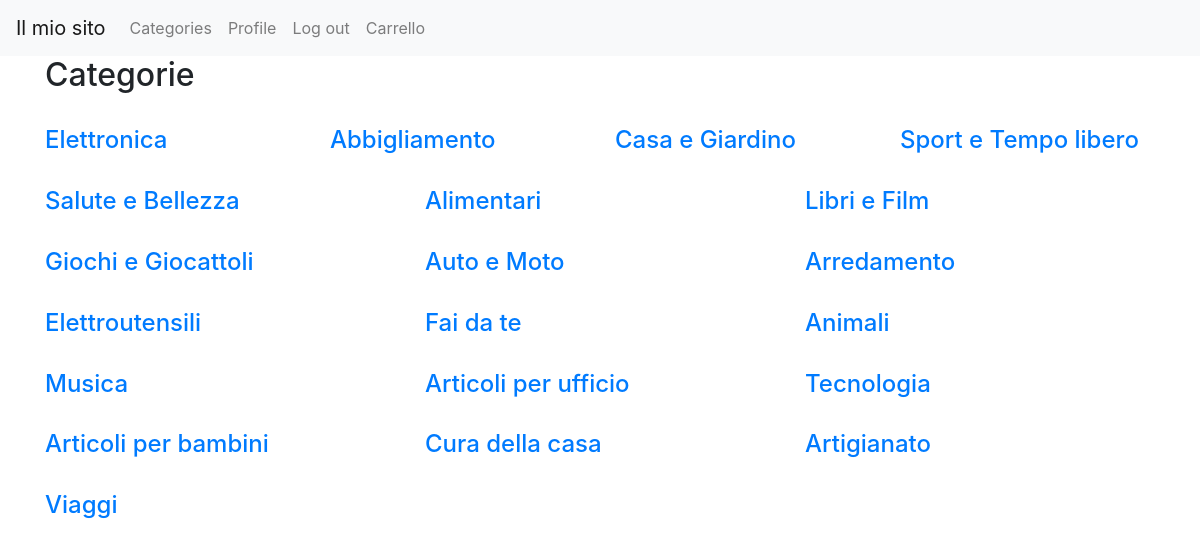
Page /page_categorie.php (signed in) on the committed database.
### tables this page shows
CREATE TABLE `categoria` (
  `ID` int(11) NOT NULL,
  `nome` varchar(255) DEFAULT NULL,
  `descrizione` text DEFAULT NULL
);

### classi/db_connection.php (called while the page is built, shortened)
<?php
class Database {
    private $servername = "localhost";
    private $username = "root";
    private $password = "";
    private $dbname = "ecommerce";
    private $conn;
    private function __construct() {
        $this->conn = new mysqli($this->servername, $this->username, $this->password, $this->dbname);
    }
    function read_table($table, $where = null, $type_where=null) {
        $sql = "SELECT * FROM $table";
        if ($where !== null) {
            $sql .= " WHERE ";
            $params = [];
            foreach ($where as $field => $value) {
                $sql .= "$field = ? AND ";
                $params[] = $value;
            }
            $sql = substr($sql, 0, -5);
            $conn = $this->conn;
            $stmt = $conn->prepare($sql);
            if($type_where==null)
                $s= str_repeat('s', count($params));
            else
                $s=$type_where;
            $stmt->bind_param($s, ...$params);
        } else {
            $conn = $this->conn;
            $stmt = $conn->prepare($sql);
        }
        $stmt->execute();
        $result = $stmt->get_result();
        return $result;
    }
}
?>

### classi/categoria.php (the view, shortened to what this page needs)
<?php
class Categoria {
    private $id;
    private $nome;
    public function __construct($id, $nome, $descrizione) {
        $this->id = $id;
        $this->nome = $nome;
    }
    public function showCategoria(){
        $s="<a href='page_categoria.php?id=$this->id'><div>";
        $s.="<br><h4>$this->nome</h4></div></a>";
        return $s;
    }
}
?>

### page_categorie.php (shortened to what this page needs)
<?php
require_once "classi/db_connection.php";
require_once "classi/categoria.php";
require_once "classi/navbar.php";
$db = Database::getInstance();
if(isset($_SESSION['id']) && $_SESSION['id']!="") {
    $navbar = new NavBar($_SESSION['id']);
} else {
    $navbar = new NavBar();
}
$result = $db->read_table("categoria");
$index = 0;
?>
<!DOCTYPE html>
<html lang="en">
<head>
    <link rel="stylesheet" href="https://stackpath.bootstrapcdn.com/bootstrap/4.3.1/css/bootstrap.min.css">
</head>
<body>
    <?php
    echo $navbar->showNavbar();
    ?>
    <div class="container">
        <h2>Categorie</h2>
        <div class="row">
            <?php while($row = $result->fetch_assoc()){
                $categoria = new Categoria($row['ID'], $row['nome'], $row['descrizione']);
                echo "<div class='col'>";
                echo $categoria->showCategoria();
                echo "</div>";
                if(($index) == 3){
                    echo "</div><div class='row'>";
                    $index = 0;
                }
                $index++;
            }
            ?>
        </div>
    </div>
</body>
</html>

### rows in the picture
categoria: nome "Elettronica"
categoria: nome "Abbigliamento"
categoria: nome "Casa e Giardino"
categoria: nome "Sport e Tempo libero"
categoria: nome "Salute e Bellezza"
categoria: nome "Alimentari"
categoria: nome "Libri e Film"
categoria: nome "Giochi e Giocattoli"
categoria: nome "Auto e Moto"
categoria: nome "Arredamento"
categoria: nome "Elettroutensili"
categoria: nome "Fai da te"
categoria: nome "Animali"
categoria: nome "Musica"
categoria: nome "Articoli per ufficio"
categoria: nome "Tecnologia"
categoria: nome "Articoli per bambini"
categoria: nome "Cura della casa"
categoria: nome "Artigianato"
categoria: nome "Viaggi"
